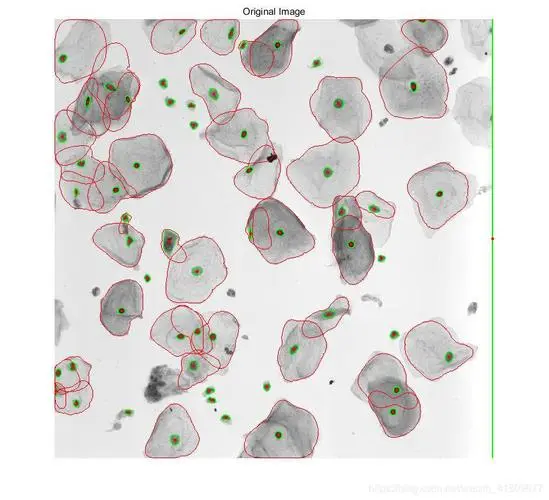
#> input picture img/cells.jpg, 549 x 500 px
$ jupyter execute '8.3.3 分水岭算法.ipynb'
#> lines starting #> are read from the running program, lines starting #| are printed output that depends on the picture; after the words box and inside, x2 and y2 are one past the last pixel; in counts of white or black regions, pixels touching at a corner belong together
# 分水岭算法的OpenCV实现

[cell 1]
import numpy as np
import cv2 as cv
import matplotlib.pyplot as plt
from matplotlib.font_manager import FontProperties
fonts = FontProperties(fname = "/Library/Fonts/Arial Unicode.ttf")
plt.rcParams["font.family"] = 'Arial Unicode MS'
plt.rcParams['axes.unicode_minus']=False

# 读入原图并转换为灰度图和RGB通道
image = cv.imread("img/cells.jpg")
#> image is the input picture: shape (500, 549, 3); mean B, G, R 221.1, 222.8, 224.6
gray = cv.cvtColor(image, cv.COLOR_BGR2GRAY)
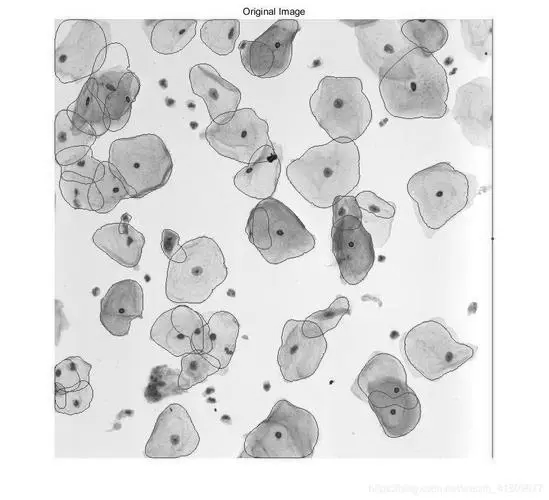
#> gray: shape (500, 549); min 16, max 255, mean 223.1
imagergb = cv.cvtColor(image, cv.COLOR_BGR2RGB)
# 对灰度图做阈值分割
ret1, thresh = cv.threshold(gray, 0, 255, cv.THRESH_BINARY_INV + cv.THRESH_OTSU)
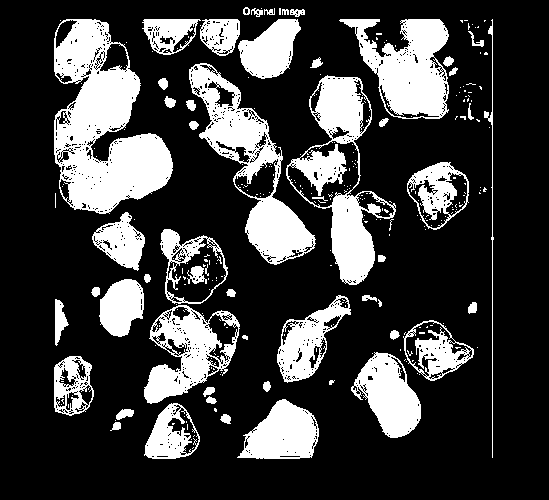
#> thresh: shape (500, 549); 24.5% white; 267 white regions (213 under 20 px), largest, box (x1, y1, x2, y2) and area: (54, 19, 173, 214) 12963, (286, 75, 396, 285) 7430, (189, 63, 316, 265) 7373
#> ret1 = 204
# 形态学滤波函数和膨胀处理
kernel = np.ones((3, 3), np.uint8)
opening = cv.morphologyEx(thresh, cv.MORPH_OPEN, kernel, iterations=2)
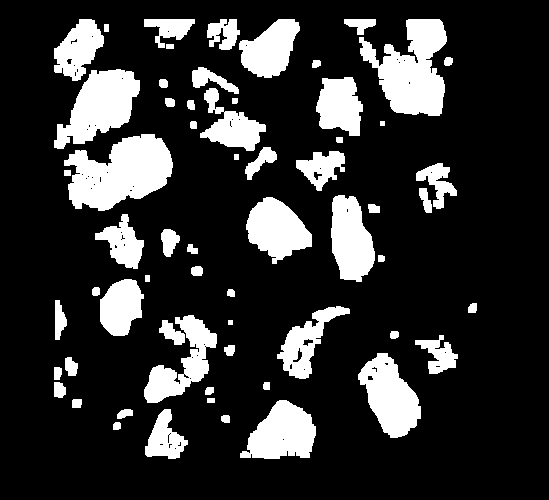
#> opening: shape (500, 549); 18.9% white; 62 white regions, largest, box (x1, y1, x2, y2) and area: (64, 134, 173, 211) 5398, (359, 19, 447, 116) 4974, (54, 69, 140, 149) 3860
sure_bg = cv.dilate(opening, kernel, iterations=3)
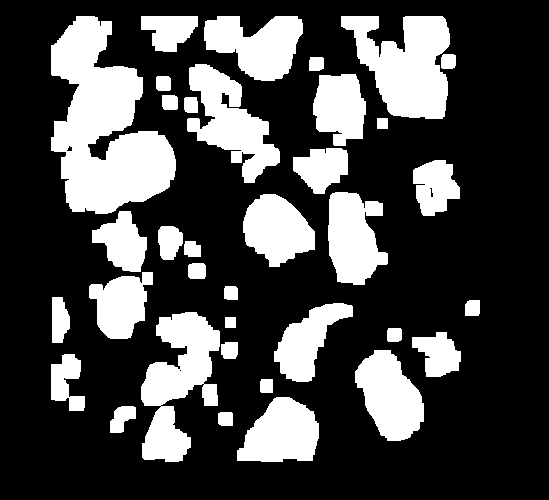
#> sure_bg: shape (500, 549); 27.9% white; 36 white regions, largest, box (x1, y1, x2, y2) and area: (51, 16, 176, 214) 14555, (341, 16, 450, 119) 7148, (141, 312, 220, 462) 6597

dist_transform = cv.distanceTransform(opening, cv.DIST_L2, 5)
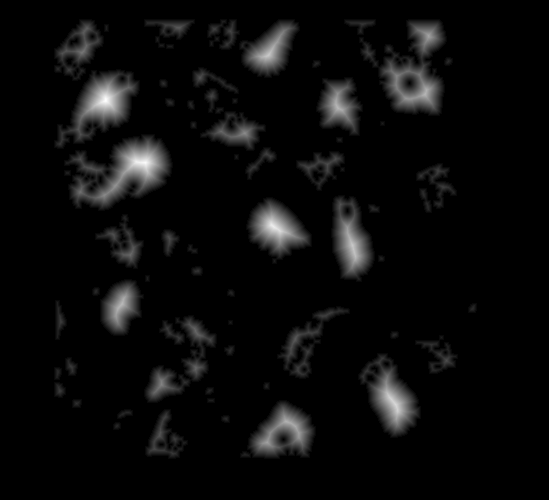
#> dist_transform: shape (500, 549) float32; min 0, max 26.36, mean 1.1; drawn with min black and max white
ret2, sure_fg = cv.threshold(dist_transform, 0.005*dist_transform.max(), 255, 0)
#> ret2 = 0.132
sure_fg = np.uint8(sure_fg)

unknown = cv.subtract(sure_bg, sure_fg)
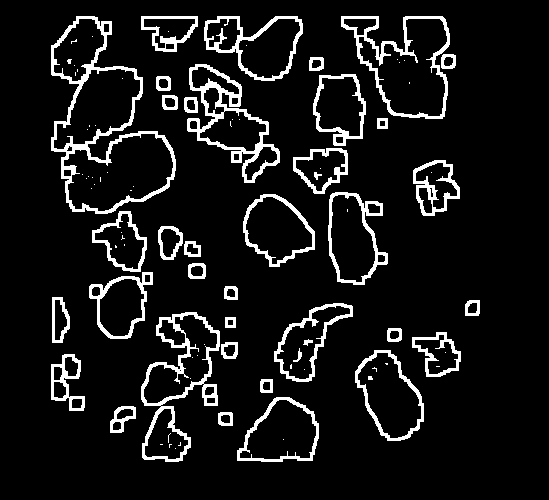
#> unknown: shape (500, 549); 9% white; 92 white regions (53 under 20 px), largest, box (x1, y1, x2, y2) and area: (51, 16, 176, 214) 3294, (141, 312, 220, 462) 2315, (187, 64, 280, 183) 2181

ret3, markers = cv.connectedComponents(sure_fg)
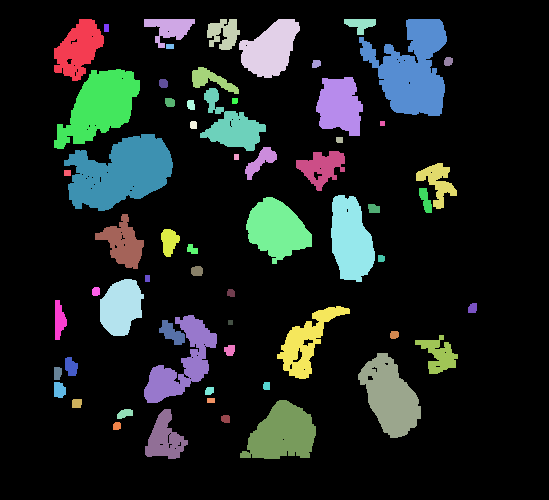
#> markers: shape (500, 549) int32; 63 distinct labels, from 0 to 62; one colour per label, 0 black
#> ret3 = 63
img = cv.watershed(image, markers)
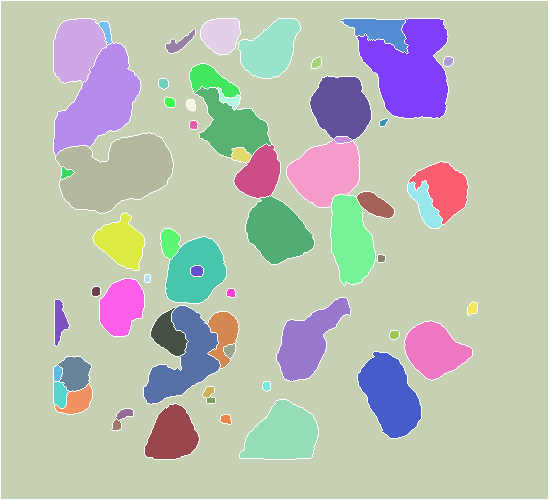
#> img: shape (500, 549) int32; 63 distinct labels, from -1 to 62; one colour per label, 0 black, -1 white

# 展示图片效果
plt.figure(figsize=(22, 11))
plt.subplot(121), plt.imshow(imagergb)
plt.title('原始图像'), plt.axis('off')
plt.subplot(122), plt.imshow(img)
plt.title('分水岭算法分割结果'), plt.axis('off')
plt.show()

$ run again, with img/haze2.png saved as img/cells.jpg
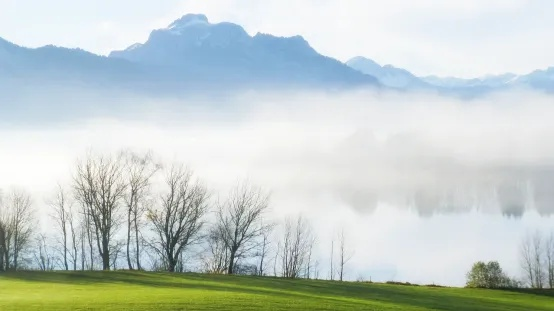
#> input picture img/haze2.png, 554 x 311 px
#> image is the input picture: shape (311, 554, 3); mean B, G, R 204.1, 208, 197.8
#> `ret1, thresh = cv.threshold(gray, 0, 255, cv.THRESH_BINARY_INV + cv.TH..`:
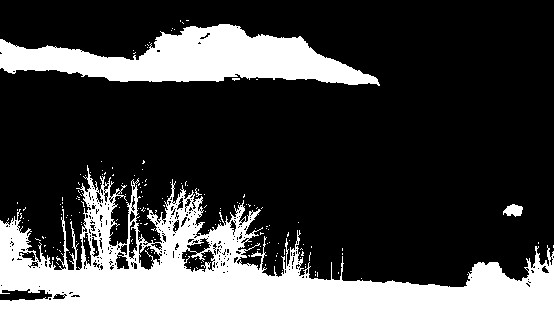
#> thresh: shape (311, 554); 24.8% white; 190 white regions (187 under 20 px), largest, box (x1, y1, x2, y2) and area: (0, 165, 554, 311) 29741, (0, 24, 380, 86) 12344, (503, 204, 523, 217) 175
#> ret1 = 181
#> opening: shape (311, 554); 21.1% white; 10 white regions, largest, box (x1, y1, x2, y2) and area: (0, 205, 554, 311) 23723, (0, 24, 378, 85) 12199, (506, 205, 522, 216) 149
#> sure_bg: shape (311, 554); 25.8% white; 5 white regions, box (x1, y1, x2, y2) and area: (0, 202, 554, 311) 28654, (0, 21, 381, 88) 15067, (503, 202, 525, 219) 347, (82, 186, 99, 205) 246, (129, 187, 140, 199) 132
#> ret2 = 0.225
#> unknown: shape (311, 554); 4.7% white; 13 white regions (5 under 20 px), largest, box (x1, y1, x2, y2) and area: (0, 202, 554, 287) 4191, (0, 21, 381, 88) 2831, (0, 285, 80, 301) 478
#> markers: shape (311, 554) int32; 11 distinct labels, from 0 to 10
#> ret3 = 11
#> `img = cv.watershed(image, markers)`:
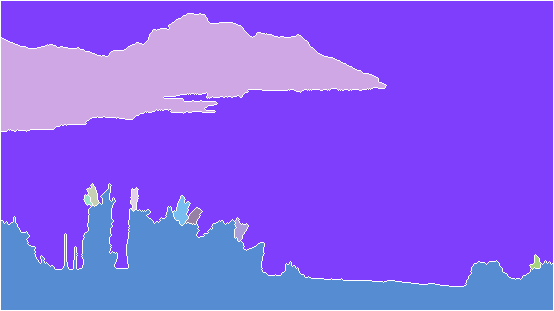
#> img: shape (311, 554) int32; 11 distinct labels, from -1 to 10; one colour per label, 0 black, -1 white
